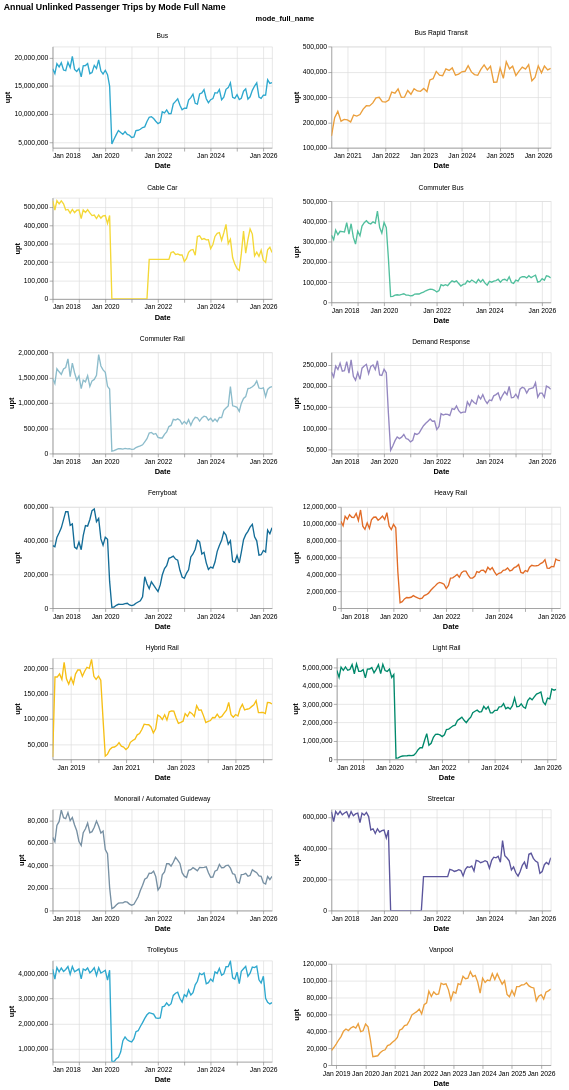

The cell this chart's notebook holds for it:
### Code cell
make_base_chart(
    mode_df, 
    y_col = "upt", 
    color_col = "mode_full_name"
).mark_line().facet(
    "mode_full_name", columns = 2, title = ""
).properties(
    title=title_by_group("mode_full_name", "upt"),
).resolve_scale(x="independent", y="independent")

### Figure 1 — Vega specification as saved in the notebook (floating-point values rounded to 4 significant figures; data arrays with more than 128 entries replaced by an {"elided": "..."} marker saying what was removed)
{"$schema": "https://vega.github.io/schema/vega/v6.json", "data": [{"name": "param_1e9efca18e7a2868_store"}, {"name": "source_0", "values": {"elided": "1369 records"}, "transform": [{"type": "formula", "expr": "toDate(datum['yearmonth_month_first_day_end'])", "as": "yearmonth_month_first_day_end"}, {"type": "formula", "expr": "toDate(datum['yearmonth_month_first_day'])", "as": "yearmonth_month_first_day"}, {"type": "formula", "expr": "toDate(datum['month_first_day'])", "as": "month_first_day"}]}, {"name": "source_0_color_domain_mode_full_name", "values": [{"mode_full_name": "Commuter Bus"}, {"mode_full_name": "Cable Car"}, {"mode_full_name": "Commuter Rail"}, {"mode_full_name": "Demand Response"}, {"mode_full_name": "Ferryboat"}, {"mode_full_name": "Heavy Rail"}, {"mode_full_name": "Light Rail"}, {"mode_full_name": "Bus"}, {"mode_full_name": "Monorail / Automated Guideway"}, {"mode_full_name": "Bus Rapid Transit"}, {"mode_full_name": "Streetcar"}, {"mode_full_name": "Trolleybus"}, {"mode_full_name": "Vanpool"}, {"mode_full_name": "Hybrid Rail"}]}], "signals": [{"name": "view_c503832c8e6f07b6_0_width", "value": 325}, {"name": "view_c503832c8e6f07b6_0_height", "value": 150}, {"name": "unit", "value": {}, "on": [{"events": "pointermove", "update": "isTuple(group()) ? group() : unit"}]}, {"name": "param_1e9efca18e7a2868", "update": "{\"yearmonth_month_first_day\": param_1e9efca18e7a2868_yearmonth_month_first_day, \"upt\": param_1e9efca18e7a2868_upt}"}, {"name": "param_1e9efca18e7a2868_yearmonth_month_first_day"}, {"name": "param_1e9efca18e7a2868_upt"}], "marks": [{"type": "group", "name": "facet-title", "title": {"text": "mode_full_name", "style": "guide-title", "offset": 10}, "role": "column-title"}, {"type": "group", "name": "cell", "from": {"facet": {"data": "source_0", "name": "facet", "groupby": ["mode_full_name"]}}, "sort": {"field": ["datum[\"mode_full_name\"]"], "order": ["ascending"]}, "encode": {"update": {"width": {"signal": "view_c503832c8e6f07b6_0_width"}, "height": {"signal": "view_c503832c8e6f07b6_0_height"}}}, "data": [{"name": "facet_view_c503832c8e6f07b6_0_y_domain_upt_1", "source": "facet", "transform": [{"type": "formula", "expr": "+datum['upt']", "as": "upt"}, {"type": "aggregate", "groupby": [], "fields": ["upt", "upt"], "ops": ["min", "max"], "as": ["min", "max"]}]}], "signals": [{"name": "facet", "value": {}, "on": [{"events": [{"source": "scope", "type": "pointermove"}], "update": "isTuple(facet) ? facet : group(\"cell\").datum"}]}, {"name": "param_1e9efca18e7a2868_yearmonth_month_first_day", "on": [{"events": [{"source": "view", "type": "dblclick"}], "update": "null"}, {"events": {"signal": "param_1e9efca18e7a2868_translate_delta"}, "update": "panLinear(param_1e9efca18e7a2868_translate_anchor.extent_x, -param_1e9efca18e7a2868_translate_delta.x / view_c503832c8e6f07b6_0_width)"}, {"events": {"signal": "param_1e9efca18e7a2868_zoom_delta"}, "update": "zoomLinear(domain(\"view_c503832c8e6f07b6_0_x\"), param_1e9efca18e7a2868_zoom_anchor.x, param_1e9efca18e7a2868_zoom_delta)"}], "push": "outer"}, {"name": "param_1e9efca18e7a2868_upt", "on": [{"events": [{"source": "view", "type": "dblclick"}], "update": "null"}, {"events": {"signal": "param_1e9efca18e7a2868_translate_delta"}, "update": "panLinear(param_1e9efca18e7a2868_translate_anchor.extent_y, param_1e9efca18e7a2868_translate_delta.y / view_c503832c8e6f07b6_0_height)"}, {"events": {"signal": "param_1e9efca18e7a2868_zoom_delta"}, "update": "zoomLinear(domain(\"view_c503832c8e6f07b6_0_y\"), param_1e9efca18e7a2868_zoom_anchor.y, param_1e9efca18e7a2868_zoom_delta)"}], "push": "outer"}, {"name": "param_1e9efca18e7a2868_tuple", "on": [{"events": [{"signal": "param_1e9efca18e7a2868_yearmonth_month_first_day || param_1e9efca18e7a2868_upt"}], "update": "param_1e9efca18e7a2868_yearmonth_month_first_day && param_1e9efca18e7a2868_upt ? {unit: \"view_c503832c8e6f07b6_0\" + '__facet_facet_' + (facet[\"mode_full_name\"]), fields: param_1e9efca18e7a2868_tuple_fields, values: [param_1e9efca18e7a2868_yearmonth_month_first_day,param_1e9efca18e7a2868_upt]} : null"}]}, {"name": "param_1e9efca18e7a2868_tuple_fields", "value": [{"field": "yearmonth_month_first_day", "channel": "x", "type": "R"}, {"field": "upt", "channel": "y", "type": "R"}]}, {"name": "param_1e9efca18e7a2868_translate_anchor", "value": {}, "on": [{"events": [{"source": "scope", "type": "pointerdown"}], "update": "{x: x(unit), y: y(unit), extent_x: domain(\"view_c503832c8e6f07b6_0_x\"), extent_y: domain(\"view_c503832c8e6f07b6_0_y\")}"}]}, {"name": "param_1e9efca18e7a2868_translate_delta", "value": {}, "on": [{"events": [{"source": "window", "between": [{"source": "scope", "type": "pointerdown"}, {"source": "window", "type": "pointerup"}], "consume": true, "type": "pointermove"}], "update": "{x: param_1e9efca18e7a2868_translate_anchor.x - x(unit), y: param_1e9efca18e7a2868_translate_anchor.y - y(unit)}"}]}, {"name": "param_1e9efca18e7a2868_zoom_anchor", "on": [{"events": [{"source": "scope", "consume": true, "type": "wheel"}], "update": "{x: invert(\"view_c503832c8e6f07b6_0_x\", x(unit)), y: invert(\"view_c503832c8e6f07b6_0_y\", y(unit))}"}]}, {"name": "param_1e9efca18e7a2868_zoom_delta", "on": [{"events": [{"source": "scope", "consume": true, "type": "wheel"}], "update": "pow(1.001, event.deltaY * pow(16, event.deltaMode))", "force": true}]}, {"name": "param_1e9efca18e7a2868_modify", "on": [{"events": {"signal": "param_1e9efca18e7a2868_tuple"}, "update": "modify(\"param_1e9efca18e7a2868_store\", param_1e9efca18e7a2868_tuple, true)"}]}], "marks": [{"type": "group", "name": "view_c503832c8e6f07b6_0_pathgroup", "from": {"facet": {"data": "facet", "name": "faceted_path_view_c503832c8e6f07b6_0_main", "groupby": ["mode_full_name"]}}, "encode": {"update": {"width": {"field": {"signal": null, "datum": null, "group": "width", "parent": null}}, "height": {"field": {"signal": null, "datum": null, "group": "height", "parent": null}}}}, "marks": [{"type": "line", "name": "view_c503832c8e6f07b6_0_marks", "from": {"data": "faceted_path_view_c503832c8e6f07b6_0_main"}, "sort": {"field": "x"}, "encode": {"update": {"x": {"field": "yearmonth_month_first_day", "scale": "view_c503832c8e6f07b6_0_x"}, "tooltip": {"signal": "{\"month_first_day\": timeFormat(datum[\"month_first_day\"], \"%b %d, %Y\"), \"year\": format(datum[\"year\"], \"\"), \"month\": format(datum[\"month\"], \"\"), \"upt\": format(datum[\"upt\"], \"\"), \"upt_change_1yr\": format(datum[\"upt_change_1yr\"], \"\"), \"mode_full_name\": isValid(datum[\"mode_full_name\"]) ? isArray(datum[\"mode_full_name\"]) ? join(datum[\"mode_full_name\"], '\\n') : datum[\"mode_full_name\"] : \"\"+datum[\"mode_full_name\"], \"rtpa\": isValid(datum[\"rtpa\"]) ? isArray(datum[\"rtpa\"]) ? join(datum[\"rtpa\"], '\\n') : datum[\"rtpa\"] : \"\"+datum[\"rtpa\"]}"}, "stroke": {"field": "mode_full_name", "scale": "color"}, "y": {"field": "upt", "scale": "view_c503832c8e6f07b6_0_y"}, "defined": {"signal": "isValid(datum[\"yearmonth_month_first_day\"]) && isFinite(+datum[\"yearmonth_month_first_day\"]) && isValid(datum[\"upt\"]) && isFinite(+datum[\"upt\"])"}}}, "interactive": true, "style": ["line"], "clip": true}]}], "scales": [{"name": "view_c503832c8e6f07b6_0_x", "type": "time", "domain": {"data": "facet", "field": "yearmonth_month_first_day"}, "range": [0, {"signal": "view_c503832c8e6f07b6_0_width"}], "domainRaw": {"signal": "param_1e9efca18e7a2868[\"yearmonth_month_first_day\"]"}}, {"name": "view_c503832c8e6f07b6_0_y", "type": "linear", "domain": [{"signal": "(data(\"facet_view_c503832c8e6f07b6_0_y_domain_upt_1\")[0] || {}).min"}, {"signal": "(data(\"facet_view_c503832c8e6f07b6_0_y_domain_upt_1\")[0] || {}).max"}], "range": [{"signal": "view_c503832c8e6f07b6_0_height"}, 0], "zero": false, "domainRaw": {"signal": "param_1e9efca18e7a2868[\"upt\"]"}, "clamp": true, "nice": true}], "axes": [{"scale": "view_c503832c8e6f07b6_0_x", "tickMinStep": {"signal": "datetime(2001, 1, 1, 0, 0, 0, 0) - datetime(2001, 0, 1, 0, 0, 0, 0)"}, "orient": "bottom", "minExtent": 0, "grid": true, "aria": false, "gridScale": "view_c503832c8e6f07b6_0_y", "labels": false, "tickCount": {"signal": "ceil(view_c503832c8e6f07b6_0_width/40)"}, "maxExtent": 0, "ticks": false, "zindex": 0, "domain": false}, {"scale": "view_c503832c8e6f07b6_0_y", "labels": false, "tickCount": {"signal": "ceil(view_c503832c8e6f07b6_0_height/40)"}, "minExtent": 0, "gridScale": "view_c503832c8e6f07b6_0_x", "grid": true, "maxExtent": 0, "zindex": 0, "ticks": false, "aria": false, "orient": "left", "domain": false}, {"scale": "view_c503832c8e6f07b6_0_x", "zindex": 0, "tickCount": {"signal": "ceil(view_c503832c8e6f07b6_0_width/40)"}, "title": "Date", "labelFlush": true, "tickMinStep": {"signal": "datetime(2001, 1, 1, 0, 0, 0, 0) - datetime(2001, 0, 1, 0, 0, 0, 0)"}, "grid": false, "orient": "bottom", "labelOverlap": true, "format": {"signal": "timeUnitSpecifier([\"year\",\"month\"], {\"year-month\":\"%b %Y \",\"year-month-date\":\"%b %d, %Y \"})"}}, {"scale": "view_c503832c8e6f07b6_0_y", "zindex": 0, "grid": false, "labelOverlap": true, "orient": "left", "title": "upt", "tickCount": {"signal": "ceil(view_c503832c8e6f07b6_0_height/40)"}}], "title": {"text": {"signal": "isValid(parent[\"mode_full_name\"]) ? parent[\"mode_full_name\"] : \"\"+parent[\"mode_full_name\"]"}, "frame": "group", "style": "guide-label", "offset": 10}, "style": "cell"}], "scales": [{"name": "color", "type": "ordinal", "domain": {"data": "source_0_color_domain_mode_full_name", "field": "mode_full_name", "sort": true}, "range": ["#2EA8CE", "#EB9F3C", "#F4D837", "#51BF9D", "#8CBCCB", "#9487C0", "#136C97", "#E16B26", "#F6BF16", "#00896B", "#7790A3", "#5B559C"]}], "title": {"text": "Annual Unlinked Passenger Trips by Mode Full Name", "anchor": "start"}, "background": "white", "padding": 5, "layout": {"padding": 20, "bounds": "full", "align": "none", "columns": 2}}
